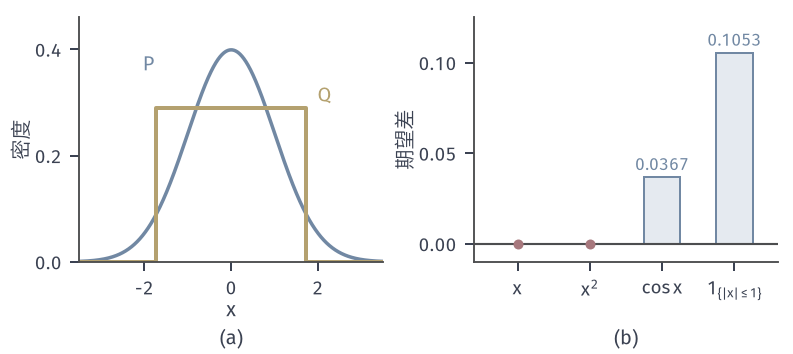

Python code for this plot:
from pathlib import Path
import sys
HERE = Path(__file__).resolve().parent
sys.path.insert(0, str(HERE.parent/'dcomp-common'))
from common import *
# P=N(0,1) and Q=Unif(-sqrt3, sqrt3): equal mean 0 and variance 1.
# (a) densities; (b) E_P g - E_Q g for g = x, x^2, cos x, 1{|x|<=1}:
#     0, 0, e^{-1/2} - sin(sqrt3)/sqrt3 = 0.0367, (2Phi(1)-1) - 1/sqrt3 = 0.1053.
r3 = math.sqrt(3)
fig, axs = figure(width_mm=112, height_mm=50, ncols=2)
panel(fig, left=.1, right=.98, top=.95, bottom=.26, wspace=.3)
ax = axs[0]
x = np.linspace(-3.5, 3.5, 1000)
ax.plot(x, npdf(x), color=BLUE, lw=1.4)
ax.plot([-3.5, -r3, -r3, r3, r3, 3.5], [0, 0, 1/(2*r3), 1/(2*r3), 0, 0], color=YELLOW, lw=1.6)
lab(ax, -1.9, .36, '$P$', BLUE, ha='center', fontsize=8)
lab(ax, 2.15, .3, '$Q$', YELLOW, ha='center', fontsize=8)
ax.set_xlim(-3.5, 3.5); ax.set_ylim(0, .46); ax.set_yticks([0, .2, .4])
axlab(ax, '$x$', '密度')
ax = axs[1]
vals = [0., 0., math.exp(-.5)-math.sin(r3)/r3, (2*float(Phi(1))-1)-1/r3]
names = ['$x$', '$x^2$', r'$\cos x$', r'$\mathbf{1}_{\{|x|\leq1\}}$']
for i, v in enumerate(vals):
    if abs(v) > 1e-12:
        ax.bar([i], [v], width=.5, color=BLUE_FILL, edgecolor=BLUE, linewidth=.8)
        lab(ax, i, v+.004, f'{v:.4f}', BLUE, ha='center', fontsize=6.8)
    else:
        dot(ax, i, 0, RED, ms=4)
ax.axhline(0, color=STROKE, lw=.85)
ax.set_xticks(range(4)); ax.set_xticklabels(names)
ax.set_xlim(-.6, 3.6); ax.set_ylim(-.01, .125); ax.set_yticks([0, .05, .1])
ax.set_ylabel('期望差', labelpad=1)
tags(fig, axs)
save(fig, HERE, 'figure', {'diffs': vals})
